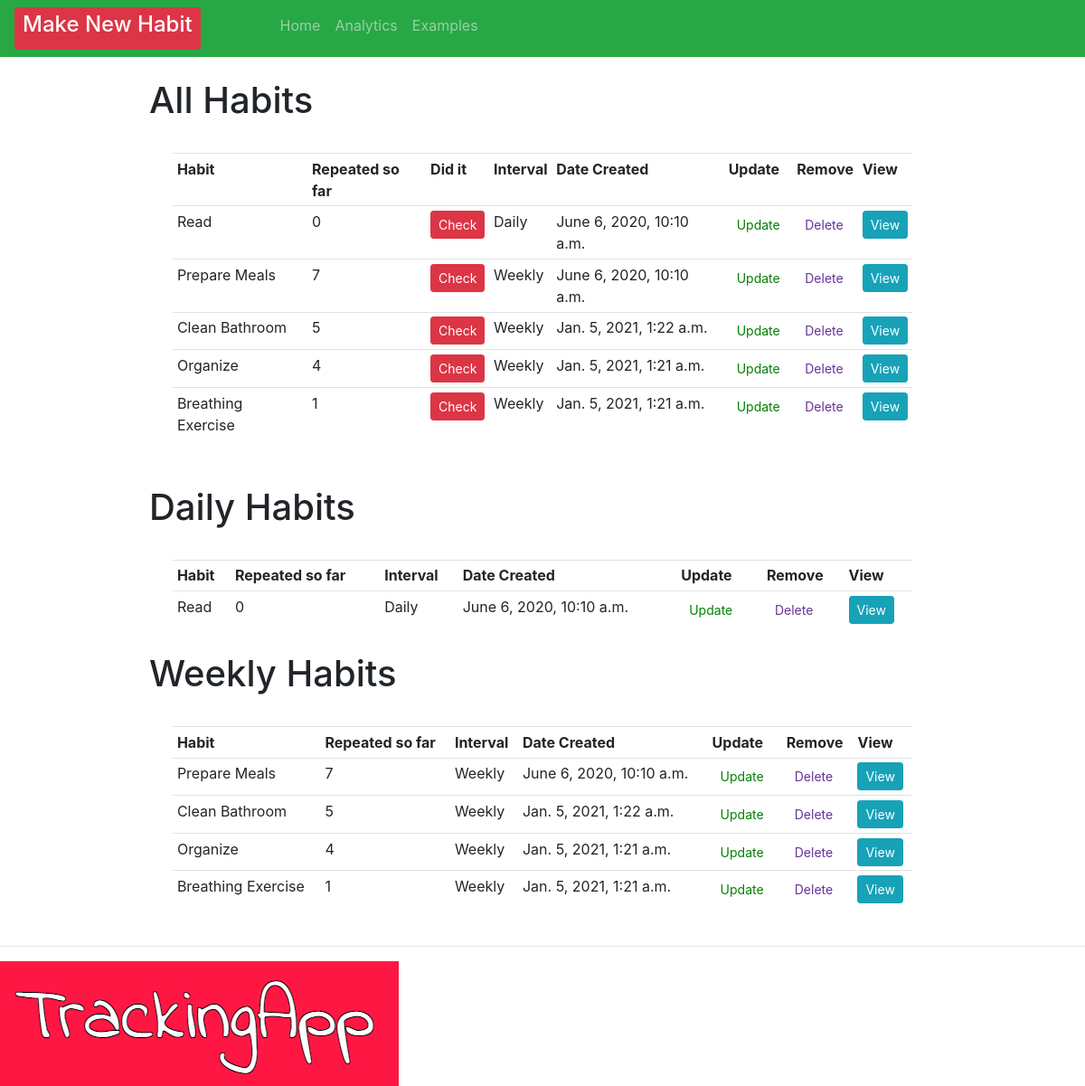
The app's page /, older data.
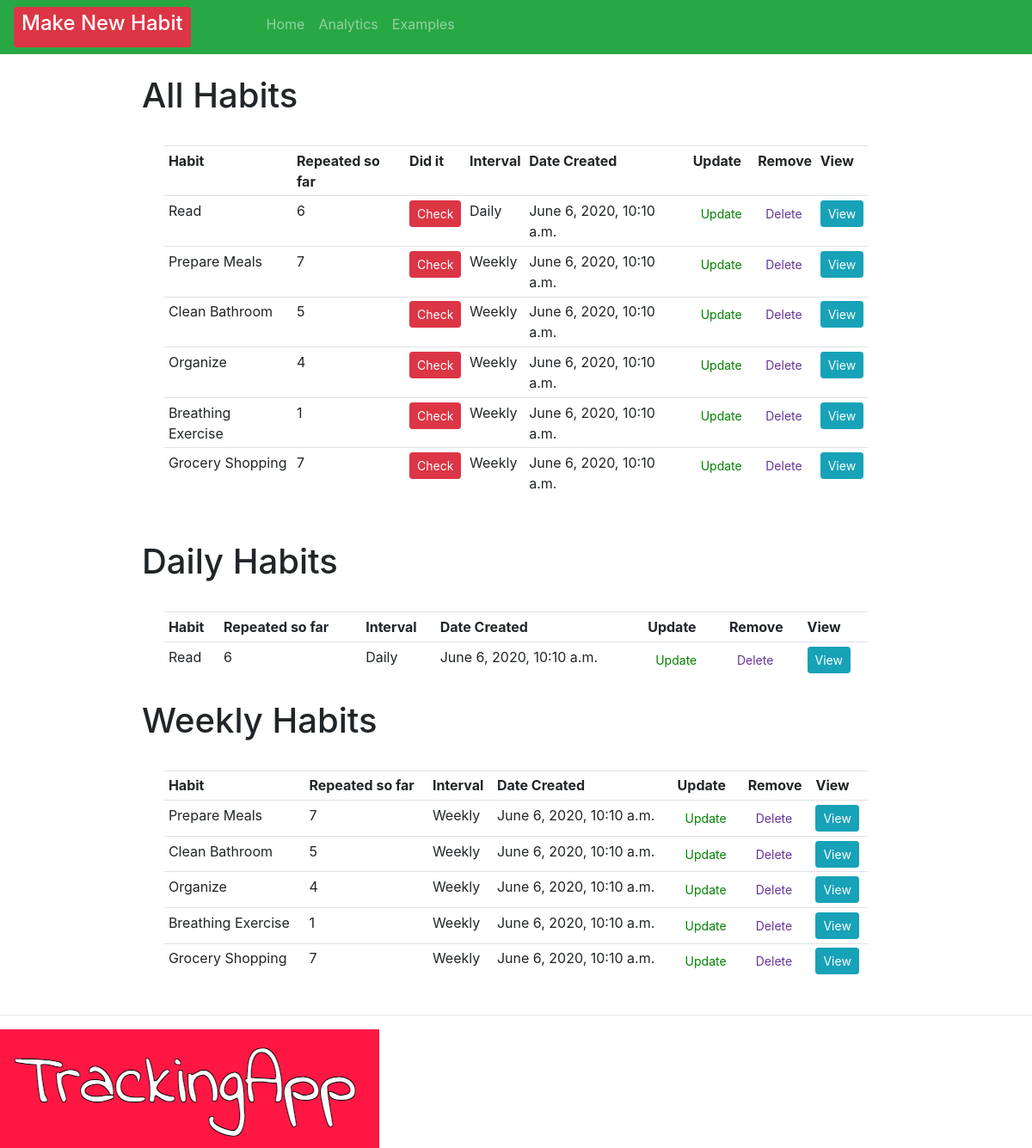
The same page, newer data.
### crm/models.py (models this page shows, shortened)
class Order(models.Model):
    INTERVAL = (
            ('Daily', 'Daily'),
            ('Weekly', 'Weekly' ),
                      )
    habit = models.CharField(max_length=200, null=True, blank=True)
    interval = models.CharField(max_length=400, null=True, choices=INTERVAL)
    checked = models.IntegerField(blank=True, default=0, null=True)
    created = models.DateTimeField(auto_now=True, auto_now_add=False, editable=False, null=True, blank=True)
    checkedList = models.ManyToManyField(Repeats)
    timeStamp = models.DateTimeField(auto_now=True,  blank=True)
    date_created = models.DateTimeField(auto_now_add=True, null=True, editable=False, blank=True)

### crm/views.py (the view)
# urls.py: path('', views.home, name="home" ),
def home(request):
    orders = Order.objects.all()
    total_orders = orders.count()
    dailyFilter = Order.objects.filter(interval="Daily")
    weeklyFilter = Order.objects.filter(interval="Weekly")
    context = {'orders': orders, 'total_orders': total_orders, 'dailyFilter': dailyFilter, 'weeklyFilter':weeklyFilter}
    return render(request, 'habit/dashboard.html', context)

### crm/templates/habit/dashboard.html (shortened to what this page needs)
{% extends 'habit/main.html' %}
{% block content %}
<br>
<div class="row" style="padding-left: 15%; padding-right: 15%;">
    <table style="margin: 3%" class="table table-sm">
        <h1> All Habits </h1>
        <tr>
            <th>Habit</th>
            <th>Repeated so far</th>
            <th>Did it</th>
            <th>Interval</th>
            <th>Date Created</th>
            <th>Update</th>
            <th>Remove</th>
            <th>View</th>
        </tr>
        {% for order in orders %}
        <tr>
            <td>
                       {{ order.habit }}
            </td>
            <td>
                {{order.checkedList.count}}
            </td>
            <td>
                <form action="{% url 'check_habit' order.id %}" method="POST">
                    <button type="submit" , name="post_id" , value="{{order.id}}" ,
                        class="btn btn-sm btn-danger">Check</button>
                </form>
            </td>
            <td>{{order.interval}}</td>
            <td>{{order.date_created}}</td>
            <td><a class="btn btn-sm" style="color: green;" href="{% url 'update_habit' order.id %}">Update</a></td>
            <td><a class="btn btn-sm" style="color: rebeccapurple;" href="{% url 'delete' order.id %}">Delete</a></td>
            <td><a class="btn btn-sm btn-info" href="{% url 'habit' order.id %}">View</a></td>
        </tr>
        {% endfor %}
    </table>
</div>
<br>
<div class="row" style="padding-left: 15%; padding-right: 15%;">
    <table style="margin: 3%" class="table table-sm">
        <h1> Daily Habits </h1>
        <tr>
            <th>Habit</th>
            <th>Repeated so far</th>
            <th>Interval</th>
            <th>Date Created</th>
            <th>Update</th>
            <th>Remove</th>
            <th>View</th>
        </tr>
        {% for day in dailyFilter %}
       <td>
            {{ day.habit }}
        </td>
        <td>
            {{day.checkedList.count}}
        </td>
        <td>{{day.interval}}</td>
        <td>{{day.date_created}}</td>
        <td><a class="btn btn-sm" style="color: green;" href="{% url 'update_habit' day.id %}">Update</a></td>
        <td><a class="btn btn-sm" style="color: rebeccapurple;" href="{% url 'delete' day.id %}">Delete</a></td>
        <td><a class="btn btn-sm btn-info" href="{% url 'habit' day.id %}">View</a></td>
        {% endfor %}
    </table>
</div>
<div class="row" style="padding-left: 15%; padding-right: 15%;">
    <table style="margin: 3%" class="table table-sm">
        <tr>
            <th>Habit</th>
            <th>Repeated so far</th>
            <th>Interval</th>
            <th>Date Created</th>
            <th>Update</th>
            <th>Remove</th>
            <th>View</th>
        </tr>
        <h1> Weekly Habits </h1>
        {% for week in weeklyFilter %}
        <tr>
             <td>
                {{ week.habit }}
            </td>
            <td>
                {{week.checkedList.count}}
            </td>
                      <td>{{week.interval}}</td>
            <td>{{week.date_created}}</td>
            <td><a class="btn btn-sm" style="color: green;" href="{% url 'update_habit' week.id %}">Update</a>
            </td>
            <td><a class="btn btn-sm" style="color: rebeccapurple;" href="{% url 'delete' week.id %}">Delete</a>
            </td>
            <td><a class="btn btn-sm btn-info" href="{% url 'habit' week.id %}">View</a></td>
        </tr>
        {% endfor %}
    </table>
</div>
{% endblock %}

### crm/templates/habit/main.html (shortened to what this page needs)
<!DOCTYPE html>
<html>
<head>
    <link rel="stylesheet" href="https://stackpath.bootstrapcdn.com/bootstrap/4.3.1/css/bootstrap.min.css"
>
</head>
<body>
    {% include 'habit/navbar.html' %}
    {% block content  %}
    {% endblock  %}
    {%load static%}
    <hr>
    <img src="{% static 'images/logo.png' %}">
</body>
</html>

### crm/templates/habit/navbar.html (shortened to what this page needs)
{%load static%}
<nav class="navbar navbar-expand-lg navbar-dark bg-success" >
    <div class="collapse navbar-collapse" id="navbarNav">
      <ul class="navbar-nav">
        <li>
          <div class="nav-item" style="margin-right:80px">
            <a class="btn btn-sm btn-block btn-danger" href="{% url 'create_habit' %}"><h4>Make New Habit</h4></a>
        </div>
        <li class="nav-item" >
          <a class="nav-link"  style="justify-content: flex-end;"  href="{% url 'home' %}">Home <span class="sr-only">(current)</span></a>
        </li>
        <li class="nav-item">
          <a class="nav-link" href="{% url 'analytics' %}">Analytics</a>
        </li>
        <li class="nav-item">
          <a class="nav-link" href="{% url 'examples' %}">Examples</a>
        </li>
                </li>
      </ul>
    </div>
  </nav>

Row changes from the older to the newer data that the page shows:
changed Order "Read": checkedList.count "0" → "6"
changed Order "Clean Bathroom": date_created "Jan. 5, 2021, 1:22 a.m." → "June 6, 2020, 10:10 a.m."
changed Order "Organize": date_created "Jan. 5, 2021, 1:21 a.m." → "June 6, 2020, 10:10 a.m."
changed Order "Breathing Exercise": date_created "Jan. 5, 2021, 1:21 a.m." → "June 6, 2020, 10:10 a.m."
added Order: habit "Grocery Shopping", checkedList.count "7", interval "Weekly", date_created "June 6, 2020, 10:10 a.m."
